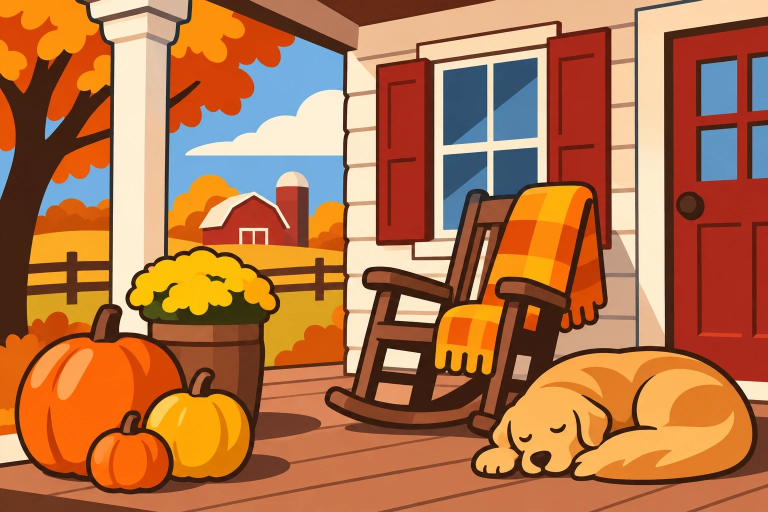
#> input picture research/segment/src/autumn-porch.jpg, 1536 x 1024 px (shown at 1/2 size)
$ python object_segment.py src/autumn-porch.jpg src/christmas-market.jpg 1.0 5 3
#> lines starting #> are read from the running program, lines starting #| are printed output that depends on the picture; after the words box and inside, x2 and y2 are one past the last pixel; in counts of white or black regions, pixels touching at a corner belong together
"""Object-style color-by-number: regions follow object boundaries (graph segmentation on a smoothed
image), each region is numbered by its dominant palette colour, and a tap reveals all pixels inside."""
import sys, json, time, numpy as np, cv2
src, out = sys.argv[1], sys.argv[2]
K = float(sys.argv[3]) if len(sys.argv) > 3 else 900      # graph-seg merge strength (bigger = bigger regions)
MIN = int(sys.argv[4]) if len(sys.argv) > 4 else 4000      # min region px
N = int(sys.argv[5]) if len(sys.argv) > 5 else 24
t0 = time.time()
img = cv2.imread(src); h, w = img.shape[:2]
#> further down, img is the input picture: shape (1024, 1536, 3); mean B, G, R 73.5, 115.6, 178.7
sm = img
for _ in range(3): sm = cv2.bilateralFilter(sm, 9, 60, 9)
sm = cv2.pyrMeanShiftFiltering(sm, 12, 24)
# lift the darks so low-contrast shadow areas separate like the bright ones (segmentation only)
lut = np.array([255 * (i / 255) ** 0.55 for i in range(256)], np.uint8)
seg_in = cv2.LUT(sm, lut)
gs = cv2.ximgproc.segmentation.createGraphSegmentation(sigma=0.8, k=K, min_size=MIN)
labels = gs.processImage(seg_in).astype(np.int32) + 1
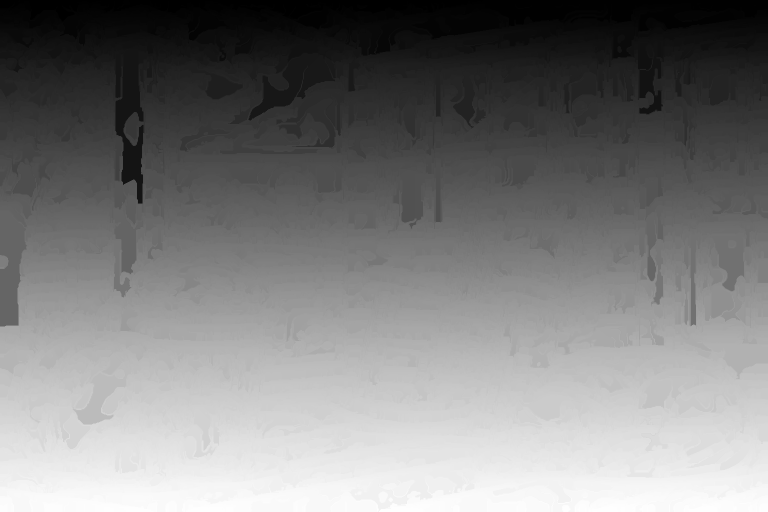
#> labels: shape (1024, 1536) int32 (shown at 1/2 size); min 1, max 54003, mean 26494; drawn with min black and max white
# split any region larger than MAXF of the image along its own texture edges (watershed on the lifted image)
MAXF = 0.03
for _ in range(2):
    R = labels.max(); areas = np.bincount(labels.ravel(), minlength=R + 1)
    big = [r for r in range(1, R + 1) if areas[r] > MAXF * h * w]
    if not big: break
    for r in big:
        m = (labels == r).astype(np.uint8)
        g = cv2.cvtColor(seg_in, cv2.COLOR_BGR2GRAY); g = cv2.GaussianBlur(g, (0, 0), 3)
        n = max(2, int(areas[r] / (MAXF * h * w) * 2))
        ys, xs = np.where(m > 0); pts = np.random.default_rng(r).choice(len(ys), n, replace=False)
        markers = np.zeros((h, w), np.int32)
        for i, p in enumerate(pts): cv2.circle(markers, (int(xs[p]), int(ys[p])), 4, i + 1, -1)
        ws = cv2.watershed(cv2.cvtColor(g, cv2.COLOR_GRAY2BGR), markers.copy())
        ws[m == 0] = 0; ws[ws < 1] = 0
        # watershed lines (-1) inside the region: give to nearest marker label via dilation
        for _k in range(3):
            d = cv2.dilate(ws.astype(np.float32), np.ones((3, 3), np.uint8)); ws = np.where((ws == 0) & (m > 0), d.astype(np.int32), ws)
        labels[m > 0] = R + ws[m > 0]; R = labels.max()
#> this loop made 1 pass
_, labels = np.unique(labels, return_inverse=True); labels = labels.reshape(h, w).astype(np.int32)
if labels.min() == 0: labels += 1
R = labels.max()
# palette from region means (dominant colour per region), k-means in Lab
lab = cv2.cvtColor(sm, cv2.COLOR_BGR2LAB).reshape(-1, 3).astype(np.float32)
flat = labels.ravel()
sums = np.zeros((R + 1, 3), np.float64); cnt = np.bincount(flat, minlength=R + 1).astype(np.float64)
for c in range(3): sums[:, c] = np.bincount(flat, weights=lab[:, c], minlength=R + 1)
means = (sums[1:] / np.maximum(cnt[1:], 1)[:, None]).astype(np.float32)
crit = (cv2.TERM_CRITERIA_EPS + cv2.TERM_CRITERIA_MAX_ITER, 50, 0.5)
#> crit = (3, 50, 0.5)
_, assign, centers = cv2.kmeans(means, N, None, crit, 5, cv2.KMEANS_PP_CENTERS)
#> centers = [[54.71, 144.3, 145.6], [203.1, 138.4, 163.5], [126.8, 169, 173]]
reg_col = np.concatenate([[0], assign.ravel()])
pal_bgr = cv2.cvtColor(centers.reshape(1, -1, 3).astype(np.uint8), cv2.COLOR_LAB2BGR)[0]
#> pal_bgr = [[26, 41, 78], [132, 189, 237], [43, 86, 192]]
# merge touching regions with the same palette colour (keeps object parts whole)
# union-find over adjacent label pairs
right = np.stack([labels[:, :-1].ravel(), labels[:, 1:].ravel()], 1); down = np.stack([labels[:-1, :].ravel(), labels[1:, :].ravel()], 1)
#> after `right = np.stack([labels[:, :-1].ravel(), labels[:, 1:].ravel()], 1)`: right = 1571840 pairs, first value 1 to 54003, second value 1 to 54003
#> after `down = np.stack([labels[:-1, :].ravel(), labels[1:, :].ravel()], 1)`: down = 1571328 pairs, first value 1 to 54000, second value 1 to 54003
pairs = np.concatenate([right, down]); pairs = pairs[pairs[:, 0] != pairs[:, 1]]
#> after `pairs = np.concatenate([right, down])`: pairs = 3143168 pairs, first value 1 to 54003, second value 1 to 54003
#> after `pairs = pairs[pairs[:, 0] != pairs[:, 1]]`: pairs = 875888 pairs, first value 1 to 54003, second value 1 to 54003
pairs = pairs[reg_col[pairs[:, 0]] == reg_col[pairs[:, 1]]]
#> pairs = 815427 pairs, first value 1 to 54003, second value 1 to 54003
parent = np.arange(R + 1)
def find(a):
    while parent[a] != a: parent[a] = parent[parent[a]]; a = parent[a]
    return a
for a, b in np.unique(pairs, axis=0):
    ra, rb = find(a), find(b)
    if ra != rb: parent[max(ra, rb)] = min(ra, rb)
#> this loop made 158894 passes
#> (a, b, ra, rb) on passes 1 to 3: (1, 2, 1, 2), (2, 1, 1, 1), (2, 3, 1, 3)
root = np.array([find(i) for i in range(R + 1)])
_, labels2 = np.unique(root[labels], return_inverse=True); labels2 = labels2.reshape(h, w).astype(np.int32)
#> after `labels2 = labels2.reshape(h, w).astype(np.int32)`:
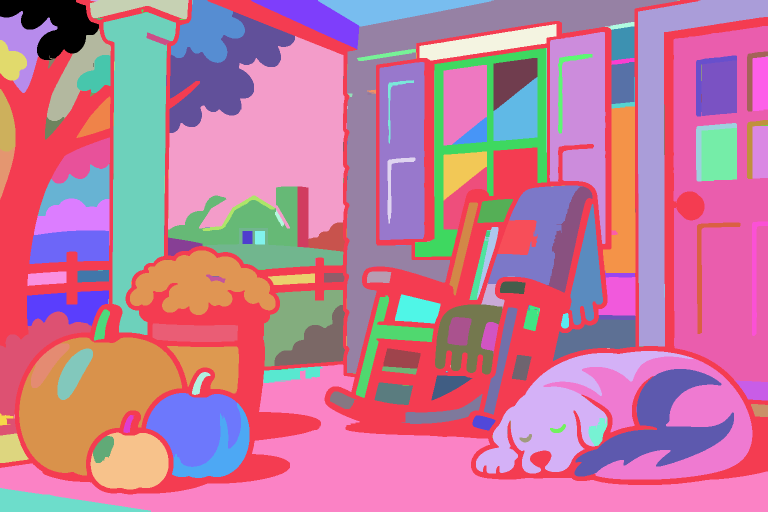
#> labels2: shape (1024, 1536) int32 (shown at 1/2 size); 224 distinct labels, from 0 to 223; one colour per label, 0 black
R2 = labels2.max()
#> R2 = 223
reg_col2 = np.zeros(R2 + 1, np.int32)
for r in range(1, R2 + 1):
    old = labels[labels2 == r][0]; reg_col2[r] = reg_col[old]
#> this loop made 223 passes
#> old on passes 1 to 3: 22, 26, 27
#> after the loop, reg_col2 = 224 values, max 2 at index 2, min 0 at index 0, mean 1.54
# render outline page with uniform numbers, and a half-revealed preview
page = np.full((h, w, 3), 255, np.uint8); regions = []
font = cv2.FONT_HERSHEY_SIMPLEX; scale = 0.55
#> after `font = cv2.FONT_HERSHEY_SIMPLEX`: font = 0
for r in range(1, R2 + 1):
    m = (labels2 == r).astype(np.uint8)
    cs, _ = cv2.findContours(m, cv2.RETR_LIST, cv2.CHAIN_APPROX_NONE)
    cv2.drawContours(page, cs, -1, (120, 120, 120), 2, cv2.LINE_AA)
    dt = cv2.distanceTransform(m, cv2.DIST_L2, 5); y, x = np.unravel_index(dt.argmax(), dt.shape); rad = float(dt.max())
    regions.append({'id': r, 'c': int(reg_col2[r]), 'area': int(m.sum()), 'x': int(x), 'y': int(y), 'r': round(rad, 1)})
#> this loop made 223 passes
#> (y, x, rad) on passes 1 to 3: (466, 0, 67.38), (0, 189, 3), (0, 347, 28.36)
#> pass 1, `m = (labels2 == r).astype(np.uint8)`:
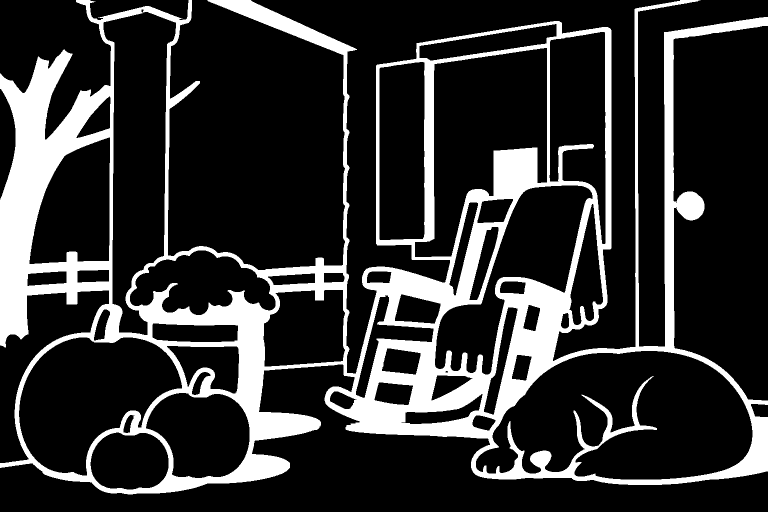
#> m: shape (1024, 1536) (shown at 1/2 size); values 0 (black) and 1 (white), 19.7% white; 1 white region, box (x1, y1, x2, y2) and area: (0, 0, 1536, 989) 310376
#> pass 1, `dt = cv2.distanceTransform(m, cv2.DIST_L2, 5)`:
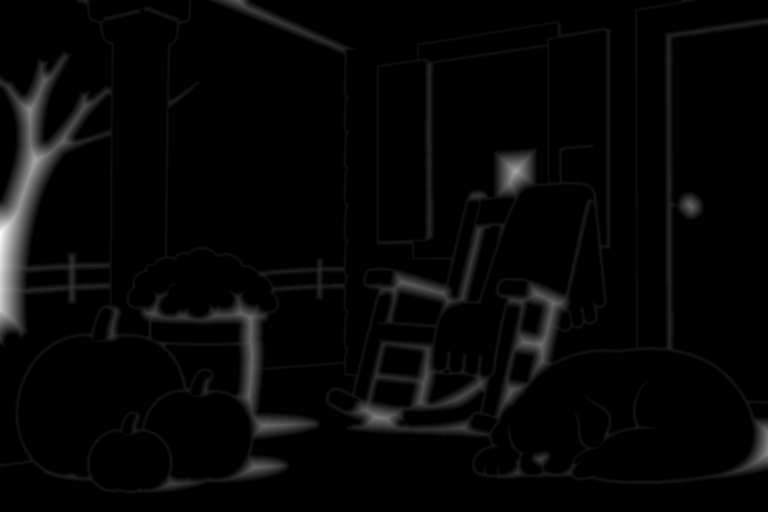
#> dt: shape (1024, 1536) float32 (shown at 1/2 size); min 0, max 67.38, mean 1.7; drawn with min black and max white
#> after the loop, regions = 223 items
for reg in regions:
    txt = str(reg['c'] + 1); (tw, th), _ = cv2.getTextSize(txt, font, scale, 1)
    if max(tw, th) > reg['r'] * 2.0: continue
    cv2.putText(page, txt, (int(reg['x'] - tw / 2), int(reg['y'] + th / 2)), font, scale, (30, 30, 30), 1, cv2.LINE_AA)
#> this loop made 223 passes
#> (reg, txt) on passes 2 to 4: ({'id': 2, 'c': 2, 'area': 37, 'x': 189, 'y': 0, 'r': 3}, '3'), ({'id': 3, 'c': 1, 'area': 4891, 'x': 347, 'y': 0, 'r': 28.4}, '2'), ({'id': 4, 'c': 2, 'area': 6, 'x': 376, 'y': 0, 'r': 1}, '3')
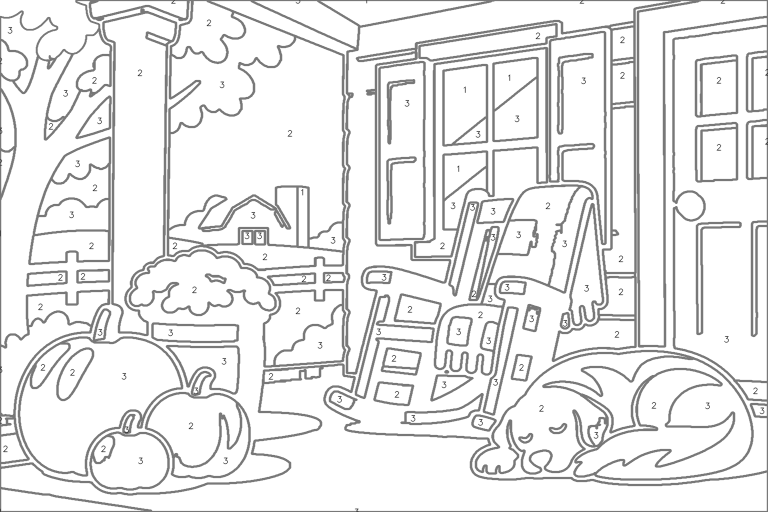
#> page: shape (1024, 1536, 3) (shown at 1/2 size); min 32, max 255, mean 232.9
cv2.imwrite(f'{out}_page.png', page)
rng = np.random.default_rng(1); show = rng.random(R2 + 1) < 0.5
half = np.where(show[labels2][..., None], img, page); cv2.imwrite(f'{out}_half.jpg', half, [cv2.IMWRITE_JPEG_QUALITY, 88])
#> after `half = np.where(show[labels2][..., None], img, page)`:
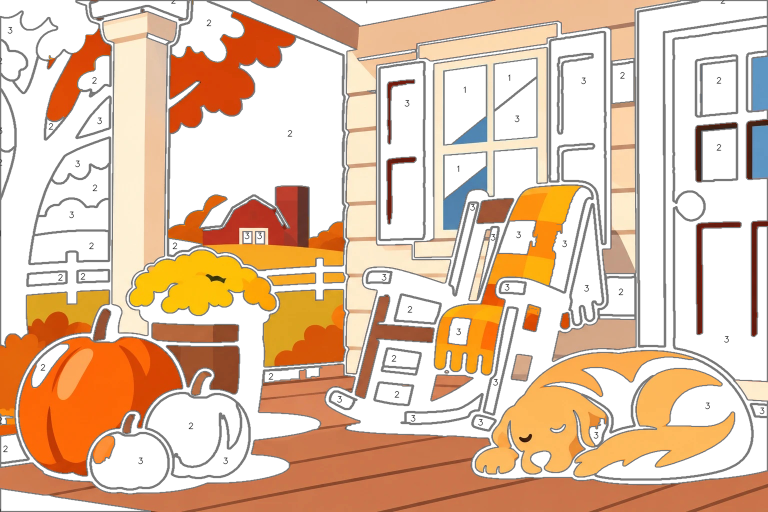
#> half: shape (1024, 1536, 3) (shown at 1/2 size); mean B, G, R 169.5, 195, 225.7
# "tap one colour" preview: reveal every region of the most common purple-ish palette slot? -> reveal all regions of colour index c_demo (largest-area colour)
areas_by_col = np.bincount(reg_col2[1:], weights=[r['area'] for r in regions], minlength=N)
#> areas_by_col = [370895, 587037, 601596]
json.dump({'n': N, 'w': w, 'h': h, 'palette': [[int(v) for v in c[::-1]] for c in pal_bgr], 'regions': regions}, open(f'{out}_regions.json', 'w'))
rgb = np.zeros((h, w, 3), np.uint8); rgb[:, :, 2] = labels2 % 256; rgb[:, :, 1] = labels2 // 256; cv2.imwrite(f'{out}_labels_rgb.png', rgb)
#> after `rgb[:, :, 2] = labels2 % 256`:
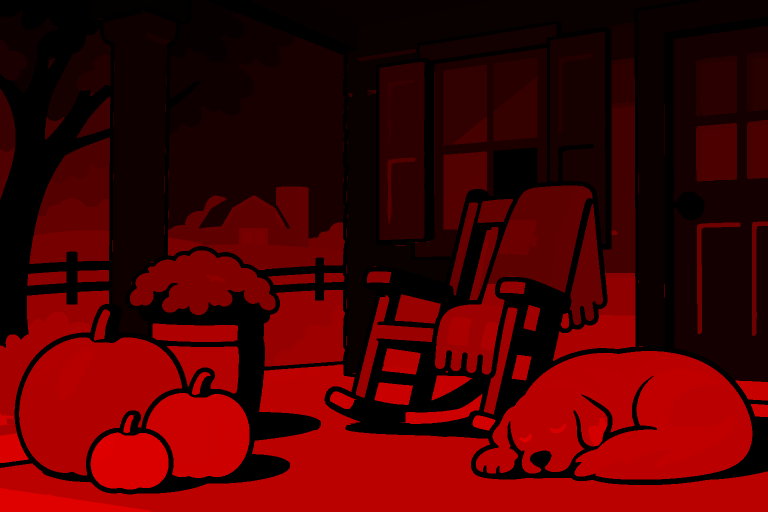
#> rgb: shape (1024, 1536, 3) (shown at 1/2 size); mean of channels 0, 1, 2 0, 0, 75.1; drawn as B, G, R
areas = [r['area'] for r in regions]
#> areas = 223 values, max 310376 at index 0, min 5 at index 37, mean 6993.4
print(f'{out}: graph regions {R}, after same-colour merge {R2}, min area {min(areas)}, median {int(np.median(areas))}, largest {max(areas)/(h*w)*100:.1f}%, {time.time()-t0:.1f}s')

$ run again, on research/segment/src/koi-garden-sunset.jpg
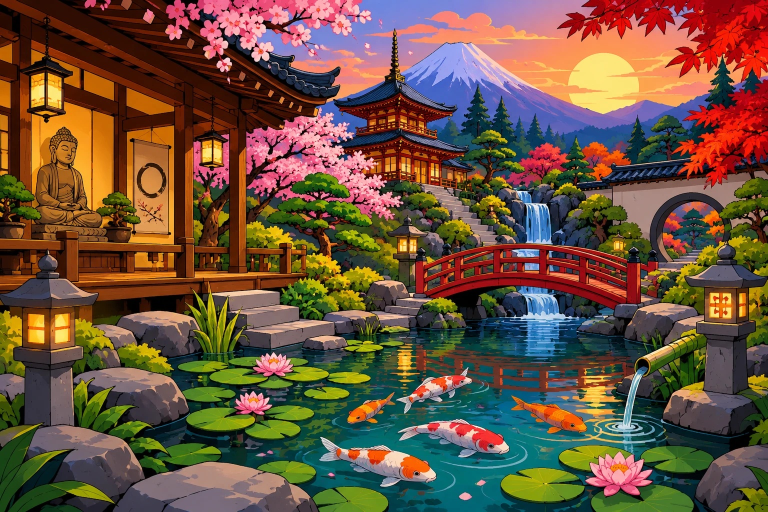
#> input picture research/segment/src/koi-garden-sunset.jpg, 1536 x 1024 px (shown at 1/2 size)
#> img is the input picture: shape (1024, 1536, 3); mean B, G, R 62.8, 82.7, 107.7
#> the loop `for _ in range(2):` made 1 pass
#> crit = (3, 50, 0.5)
#> centers = [[40.69, 131.3, 133.6], [97.6, 136, 141.2], [165.4, 146.6, 165.3]]
#> pal_bgr = [[32, 37, 46], [69, 84, 109], [91, 144, 206]]
#> right = 1571840 pairs, first value 1 to 85203, second value 1 to 85203
#> down = 1571328 pairs, first value 1 to 85202, second value 1 to 85203
#> `pairs = np.concatenate([right, down])`: pairs = 3143168 pairs, first value 1 to 85203, second value 1 to 85203
#> `pairs = pairs[pairs[:, 0] != pairs[:, 1]]`: pairs = 1088334 pairs, first value 1 to 85203, second value 1 to 85203
#> `pairs = pairs[reg_col[pairs[:, 0]] == reg_col[pairs[:, 1]]]`: pairs = 950558 pairs, first value 1 to 85203, second value 1 to 85203
#> the loop `for a, b in np.unique(pairs, axis=0):` made 238378 passes
#> (a, b, rb) on passes 1 to 3: (1, 2, 2), (1, 751, 751), (2, 1, 1)
#> `labels2 = labels2.reshape(h, w).astype(np.int32)`:
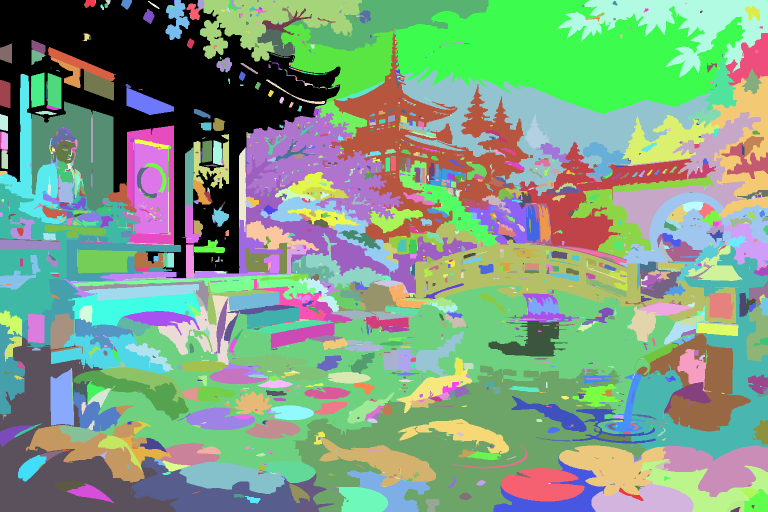
#> labels2: shape (1024, 1536) int32 (shown at 1/2 size); 1880 distinct labels, from 0 to 1879; one colour per label, 0 black
#> R2 = 1879
#> the loop `for r in range(1, R2 + 1):` made 1879 passes
#> old on passes 1 to 3: 48, 52, 57
#> after the loop `for r in range(1, R2 + 1):`: reg_col2 = 1880 values, max 2 at index 1, min 0 at index 0, mean 1.09
#> font = 0
#> the loop `for r in range(1, R2 + 1):` made 1879 passes
#> (y, x, rad) on passes 1 to 3: (0, 181, 10), (0, 191, 1), (0, 213, 2.2)
#> after the loop `for r in range(1, R2 + 1):`: regions = 1879 items
#> the loop `for reg in regions:` made 1879 passes
#> (reg, txt) on passes 1 to 3: ({'id': 1, 'c': 2, 'area': 270, 'x': 181, 'y': 0, 'r': 10}, '3'), ({'id': 2, 'c': 1, 'area': 7, 'x': 191, 'y': 0, 'r': 1}, '2'), ({'id': 3, 'c': 1, 'area': 21, 'x': 213, 'y': 0, 'r': 2.2}, '2')
#> areas_by_col = [437574, 527367, 468180]
#> `rgb[:, :, 2] = labels2 % 256`:
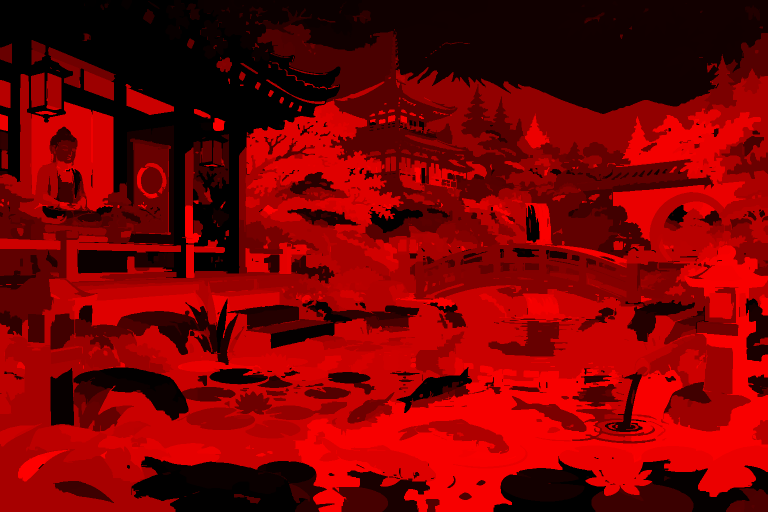
#> rgb: shape (1024, 1536, 3) (shown at 1/2 size); mean of channels 0, 1, 2 0, 0, 123; drawn as B, G, R
#> areas = 1879 values, max 123762 at index 1225, min 5 at index 4, mean 762.7
